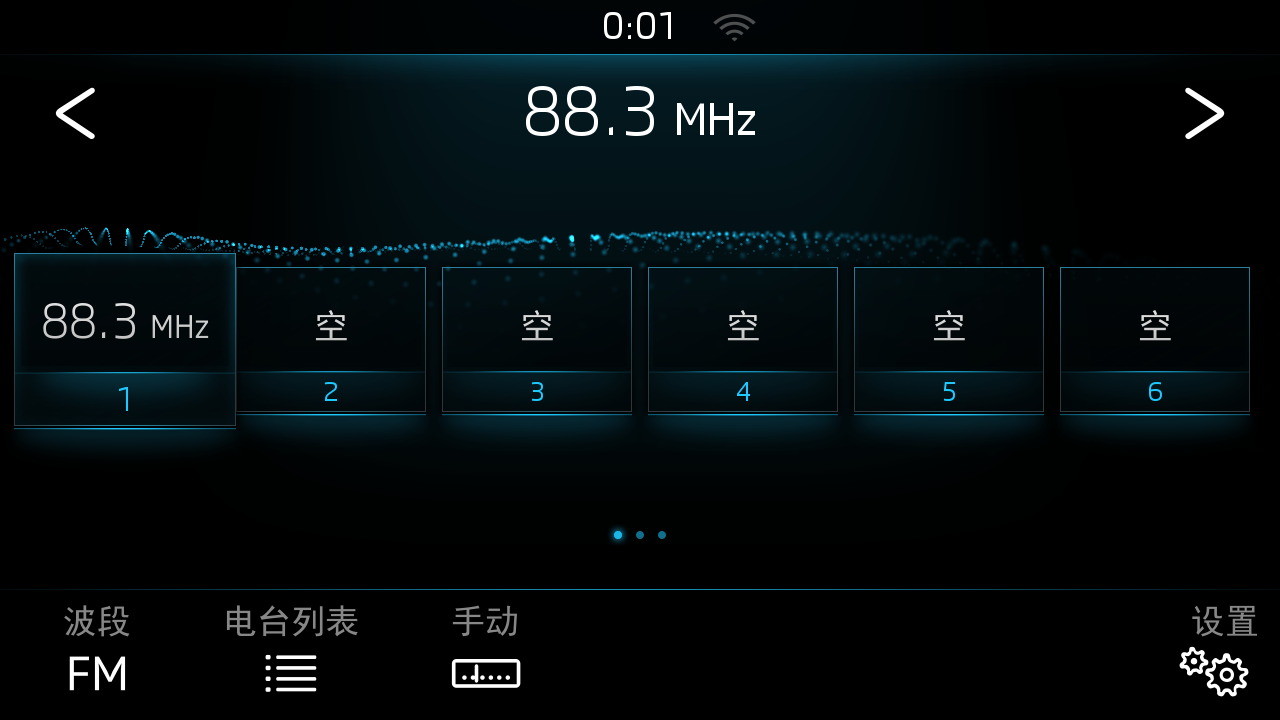
#> input picture My/HMI Design and Simulation/SCEdit/simulation/Pages/Tuner_main.png, 1280 x 720 px
$ python Simulation.py
#> lines starting #> are read from the running program, lines starting #| are printed output that depends on the picture
import numpy as np
import cv2
from matplotlib import pyplot as plt

def draw_circle(event,x,y,flags,param):

    if event == cv2.EVENT_LBUTTONDBLCLK:
        print(x,y)


# Load an color image in grayscale
img = cv2.imread('./Pages/Tuner_main.png',0)
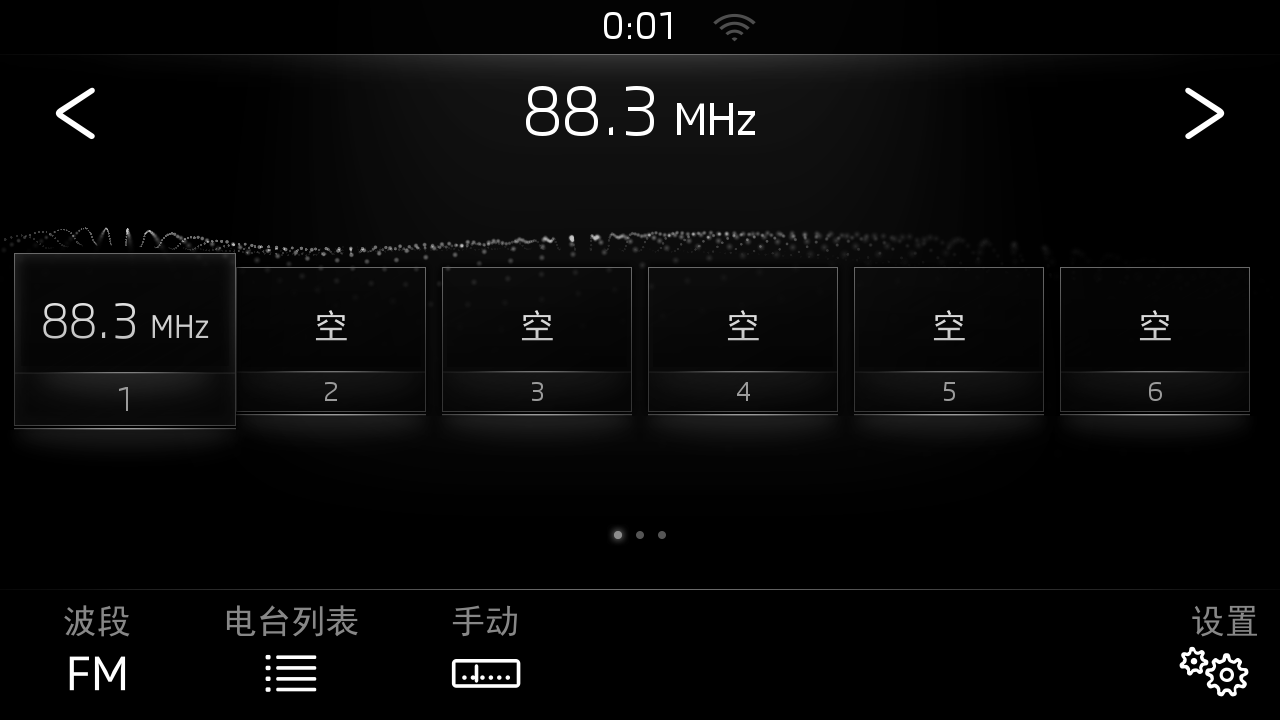
#> img: shape (720, 1280); min 0, max 255, mean 9
cv2.imshow('image',img)
run = 1
cv2.setMouseCallback('image',draw_circle)
while run == 1:
    k=cv2.waitKey(0)
#> (key Esc is pressed here)
    print(k)
    if k == 27:         # wait for ESC key to exit
        cv2.destroyAllWindows()
        run = 0
    elif k == ord('n'): # wait for 's' key to save and exit
        img1 = cv2.imread('./Pages/Tuner_Setting.png',0)
        cv2.imshow('image',img1)
    elif k == ord('t'): # wait for 's' key to save and exit
        img2 = cv2.imread('./Pages/Tuner_tuning.png',0)
        cv2.imshow('image',img2)
